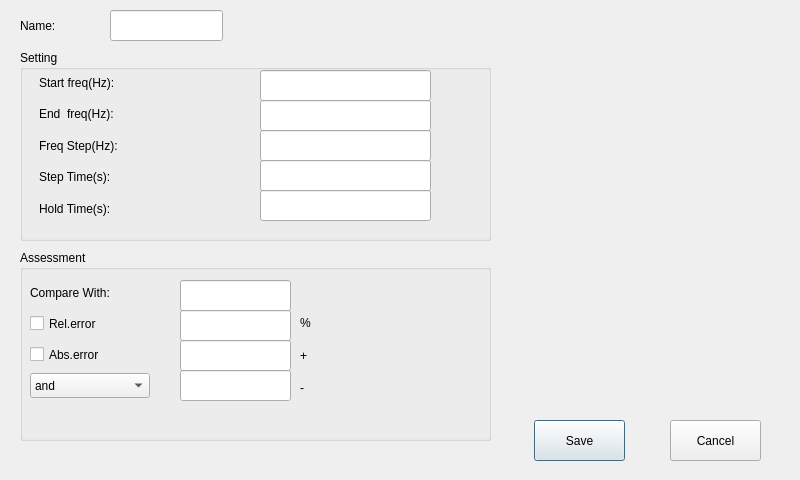
<?xml version="1.0" encoding="UTF-8"?>
<ui version="4.0">
 <class>FreqPickup</class>
 <widget class="QDialog" name="FreqPickup">
  <property name="geometry">
   <rect>
    <x>0</x>
    <y>0</y>
    <width>800</width>
    <height>480</height>
   </rect>
  </property>
  <property name="windowTitle">
   <string>Dialog</string>
  </property>
  <widget class="QLabel" name="label">
   <property name="geometry">
    <rect>
     <x>20</x>
     <y>10</y>
     <width>81</width>
     <height>31</height>
    </rect>
   </property>
   <property name="text">
    <string>Name:</string>
   </property>
  </widget>
  <widget class="QPushButton" name="pushButton">
   <property name="geometry">
    <rect>
     <x>534</x>
     <y>420</y>
     <width>91</width>
     <height>41</height>
    </rect>
   </property>
   <property name="text">
    <string>Save</string>
   </property>
  </widget>
  <widget class="QLineEdit" name="lineEdit">
   <property name="geometry">
    <rect>
     <x>110</x>
     <y>10</y>
     <width>113</width>
     <height>31</height>
    </rect>
   </property>
  </widget>
  <widget class="QGroupBox" name="groupBox">
   <property name="geometry">
    <rect>
     <x>20</x>
     <y>50</y>
     <width>471</width>
     <height>191</height>
    </rect>
   </property>
   <property name="title">
    <string>Setting</string>
   </property>
   <widget class="QLineEdit" name="lineEdit_2">
    <property name="geometry">
     <rect>
      <x>240</x>
      <y>20</y>
      <width>171</width>
      <height>31</height>
     </rect>
    </property>
   </widget>
   <widget class="QLineEdit" name="lineEdit_3">
    <property name="geometry">
     <rect>
      <x>240</x>
      <y>50</y>
      <width>171</width>
      <height>31</height>
     </rect>
    </property>
   </widget>
   <widget class="QLineEdit" name="lineEdit_6">
    <property name="geometry">
     <rect>
      <x>240</x>
      <y>140</y>
      <width>171</width>
      <height>31</height>
     </rect>
    </property>
   </widget>
   <widget class="QLineEdit" name="lineEdit_5">
    <property name="geometry">
     <rect>
      <x>240</x>
      <y>110</y>
      <width>171</width>
      <height>31</height>
     </rect>
    </property>
   </widget>
   <widget class="QLineEdit" name="lineEdit_4">
    <property name="geometry">
     <rect>
      <x>240</x>
      <y>80</y>
      <width>171</width>
      <height>31</height>
     </rect>
    </property>
   </widget>
   <widget class="QWidget" name="verticalLayoutWidget">
    <property name="geometry">
     <rect>
      <x>19</x>
      <y>20</y>
      <width>221</width>
      <height>151</height>
     </rect>
    </property>
    <layout class="QVBoxLayout" name="verticalLayout">
     <item>
      <widget class="QLabel" name="label_2">
       <property name="text">
        <string>Start freq(Hz):</string>
       </property>
      </widget>
     </item>
     <item>
      <widget class="QLabel" name="label_3">
       <property name="text">
        <string>End  freq(Hz):</string>
       </property>
      </widget>
     </item>
     <item>
      <widget class="QLabel" name="label_4">
       <property name="text">
        <string>Freq Step(Hz):</string>
       </property>
      </widget>
     </item>
     <item>
      <widget class="QLabel" name="label_5">
       <property name="text">
        <string>Step Time(s):</string>
       </property>
      </widget>
     </item>
     <item>
      <widget class="QLabel" name="label_6">
       <property name="text">
        <string>Hold Time(s):</string>
       </property>
      </widget>
     </item>
    </layout>
   </widget>
  </widget>
  <widget class="QGroupBox" name="groupBox_2">
   <property name="geometry">
    <rect>
     <x>20</x>
     <y>250</y>
     <width>471</width>
     <height>191</height>
    </rect>
   </property>
   <property name="title">
    <string>Assessment</string>
   </property>
   <widget class="QLineEdit" name="lineEdit_7">
    <property name="geometry">
     <rect>
      <x>160</x>
      <y>30</y>
      <width>111</width>
      <height>31</height>
     </rect>
    </property>
   </widget>
   <widget class="QLineEdit" name="lineEdit_8">
    <property name="geometry">
     <rect>
      <x>160</x>
      <y>60</y>
      <width>111</width>
      <height>31</height>
     </rect>
    </property>
   </widget>
   <widget class="QLineEdit" name="lineEdit_9">
    <property name="geometry">
     <rect>
      <x>160</x>
      <y>90</y>
      <width>111</width>
      <height>31</height>
     </rect>
    </property>
   </widget>
   <widget class="QLineEdit" name="lineEdit_10">
    <property name="geometry">
     <rect>
      <x>160</x>
      <y>120</y>
      <width>111</width>
      <height>31</height>
     </rect>
    </property>
   </widget>
   <widget class="QWidget" name="verticalLayoutWidget_3">
    <property name="geometry">
     <rect>
      <x>10</x>
      <y>30</y>
      <width>131</width>
      <height>120</height>
     </rect>
    </property>
    <layout class="QVBoxLayout" name="verticalLayout_3">
     <item>
      <widget class="QLabel" name="label_8">
       <property name="sizePolicy">
        <sizepolicy hsizetype="Fixed" vsizetype="Fixed">
         <horstretch>0</horstretch>
         <verstretch>0</verstretch>
        </sizepolicy>
       </property>
       <property name="minimumSize">
        <size>
         <width>120</width>
         <height>25</height>
        </size>
       </property>
       <property name="text">
        <string>Compare With:</string>
       </property>
      </widget>
     </item>
     <item>
      <widget class="QCheckBox" name="checkBox">
       <property name="sizePolicy">
        <sizepolicy hsizetype="Fixed" vsizetype="Fixed">
         <horstretch>0</horstretch>
         <verstretch>0</verstretch>
        </sizepolicy>
       </property>
       <property name="minimumSize">
        <size>
         <width>120</width>
         <height>25</height>
        </size>
       </property>
       <property name="text">
        <string>Rel.error</string>
       </property>
      </widget>
     </item>
     <item>
      <widget class="QCheckBox" name="checkBox_2">
       <property name="sizePolicy">
        <sizepolicy hsizetype="Fixed" vsizetype="Fixed">
         <horstretch>0</horstretch>
         <verstretch>0</verstretch>
        </sizepolicy>
       </property>
       <property name="minimumSize">
        <size>
         <width>120</width>
         <height>25</height>
        </size>
       </property>
       <property name="text">
        <string>Abs.error</string>
       </property>
      </widget>
     </item>
     <item>
      <widget class="QComboBox" name="comboBox_3">
       <property name="sizePolicy">
        <sizepolicy hsizetype="Fixed" vsizetype="Fixed">
         <horstretch>0</horstretch>
         <verstretch>0</verstretch>
        </sizepolicy>
       </property>
       <property name="minimumSize">
        <size>
         <width>120</width>
         <height>25</height>
        </size>
       </property>
       <item>
        <property name="text">
         <string>and</string>
        </property>
       </item>
       <item>
        <property name="text">
         <string>or</string>
        </property>
       </item>
      </widget>
     </item>
    </layout>
   </widget>
   <widget class="QWidget" name="verticalLayoutWidget_2">
    <property name="geometry">
     <rect>
      <x>280</x>
      <y>60</y>
      <width>41</width>
      <height>91</height>
     </rect>
    </property>
    <layout class="QVBoxLayout" name="verticalLayout_2">
     <item>
      <widget class="QLabel" name="label_9">
       <property name="text">
        <string>%</string>
       </property>
      </widget>
     </item>
     <item>
      <widget class="QLabel" name="label_10">
       <property name="text">
        <string>+</string>
       </property>
      </widget>
     </item>
     <item>
      <widget class="QLabel" name="label_11">
       <property name="text">
        <string>-</string>
       </property>
      </widget>
     </item>
    </layout>
   </widget>
  </widget>
  <widget class="QPushButton" name="pushButton_2">
   <property name="geometry">
    <rect>
     <x>670</x>
     <y>420</y>
     <width>91</width>
     <height>41</height>
    </rect>
   </property>
   <property name="text">
    <string>Cancel</string>
   </property>
  </widget>
 </widget>
 <resources/>
 <connections/>
</ui>
